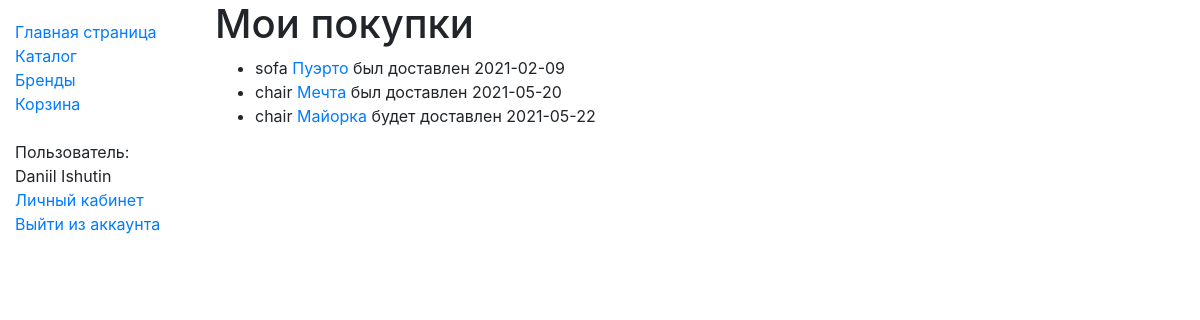
The app's page /catalog/myaccount/ (signed in) with its own data.
### catalog/models.py (models this page shows, shortened)
class FurnitureInstance(models.Model):
    id = models.UUIDField(primary_key=True, default=uuid.uuid4,
                          help_text="Unique ID for this particular furniture")
    furniture = models.ForeignKey('Furniture', on_delete=models.SET_NULL, null=True)
    buyer = models.ForeignKey(User, on_delete=models.SET_NULL, null=True, blank=True)
    Availability_STATUS = (
        ('a', 'В наличии'),
        ('n', 'Куплен'),
        ('r', 'Зарезервирован'),
    )
    status = models.CharField(max_length=1, choices=Availability_STATUS, blank=True, default='m', help_text='Furniture availability')
    delivery_day = models.DateField(default=date.today() + timedelta(days=10), help_text="Delivery day")
    @property
    def delivery(self):
        if self.status == 'a':
            self.delivery_day = date.today() + timedelta(days=10)
            return "привезем уже к %s!" % self.delivery_day
        if self.delivery_day < date.today():
            self.status = 'n'
            return "был доставлен %s" % self.delivery_day
        return "будет доставлен %s" % self.delivery_day #only if reserved
    class Meta:
        ordering = ["status"]
        permissions = (("worker", "Can manage catalog items (WORKER)"),)

class Furniture(models.Model):
    name = models.CharField(max_length=200)
    brand = models.ForeignKey('Brand', on_delete=models.SET_NULL, null=True)
    description = models.TextField(max_length=1000, help_text="Описание продукта")
    isbn = models.CharField('ISBN', max_length=13,
                            help_text='13 Character <a href="https://www.isbn-international.org/content/what-isbn">ISBN number</a>')
    type = models.ManyToManyField(Type, help_text="Select a type of this product")
    published = models.BooleanField(default=False, help_text="Опубликовано")
    image = models.CharField(max_length=500, help_text="Изображение продукта", null=True)
    price = models.DecimalField(max_digits=6, decimal_places=2, default=1000.20)
    def get_absolute_url(self):
        return reverse('furniture-detail', args=[str(self.id)])
    def display_type(self):
        return ', '.join(type.name for type in self.type.all()[:3])
    display_type.short_description = 'type'
    class Meta:
        ordering = ['brand']

class Type(models.Model):
    name = models.CharField(max_length=200, help_text="Enter the product type")
    def __str__(self):
        return self.name

### catalog/views.py (the view)
# urls.py: path('myaccount/', views.PersonalAccountListView.as_view(), name='my-account'),
class PersonalAccountListView(LoginRequiredMixin, generic.ListView):
    model = FurnitureInstance
    template_name = 'catalog/personal_account.html'
    def get_queryset(self):
        return FurnitureInstance.objects.filter(buyer=self.request.user).order_by('delivery_day')

### catalog/templates/catalog/personal_account.html
{% extends "base_generic.html" %}
{% block content %}
    <h1>Мои покупки</h1>
    {% if furnitureinstance_list %}
    <ul>
      {% for furnitureinst in furnitureinstance_list %}
      <li>
          {{furnitureinst.furniture.type.first}}
          <a href="{{ furnitureinst.furniture.get_absolute_url }}">{{furnitureinst.furniture.name}}</a>
          {{furnitureinst.delivery}}
      </li>
      {% endfor %}
    </ul>
    {% else %}
      <p>Вы еще не покупали у нас мебель</p>
    {% endif %}
{% endblock %}

### catalog/templates/base_generic.html (shortened to what this page needs)
<!DOCTYPE html>
<html lang="en">
<head>
  <link rel="stylesheet" href="https://cdn.jsdelivr.net/npm/bootstrap@4.5.3/dist/css/bootstrap.min.css">
  {% load static %}
  <link rel="stylesheet" href="{% static 'css/styles.css' %}">
</head>
<body>
  <div class="container-fluid">
    <div class="row">
      <div class="col-sm-2"  >
      {% block sidebar %}
        <ul class="sidebar-nav" style="width:250px;">
            <li><a href="{% url 'index' %}">Главная страница</a></li>
            <li><a href="{% url 'furniture' %}">Каталог</a></li>
            <li><a href="{% url 'brand' %}">Бренды</a></li>
            {% if user.is_authenticated %}
            <li><a href="{% url 'basket' %}">Корзина</a></li>
            {% endif %}
            <br>
            {% if user.is_authenticated %}
                <li>Пользователь: <br>
                    {% if user.first_name and user.last_name %}
                        {{ user.first_name }} {{ user.last_name }}
                    {% else %}
                        {{ user.get_username }}
                    {% endif %}
                </li>
                <li><a href="{% url 'my-account' %}">Личный кабинет</a></li>
                <li><a href="{% url 'logout'%}?next={{request.path}}">Выйти из аккаунта</a></li>
            {% else %}
                <li><a href="{% url 'login'%}?next={{request.path}}">Войти в аккаунт</a></li>
            {% endif %}
            <br><br>
        </ul>
     {% endblock %}
      </div>
      <div class="col-sm-10">{% block content %}{% endblock %}
      </div>
    </div>
  </div>
</body>
</html>

### catalog/static/css/styles.css (style rules this page uses)
.sidebar-nav { margin-top: 20px; padding: 0; list-style: none; }

### records on screen
FurnitureInstance: furniture.type.first "sofa", furniture.name "Пуэрто", delivery "был доставлен 2021-02-09"
FurnitureInstance: furniture.type.first "chair", furniture.name "Мечта", delivery "был доставлен 2021-05-20"
FurnitureInstance: furniture.type.first "chair", furniture.name "Майорка", delivery "будет доставлен 2021-05-22"

### other values on screen
{{ user.first_name }} "Daniil"
{{ user.last_name }} "Ishutin"
